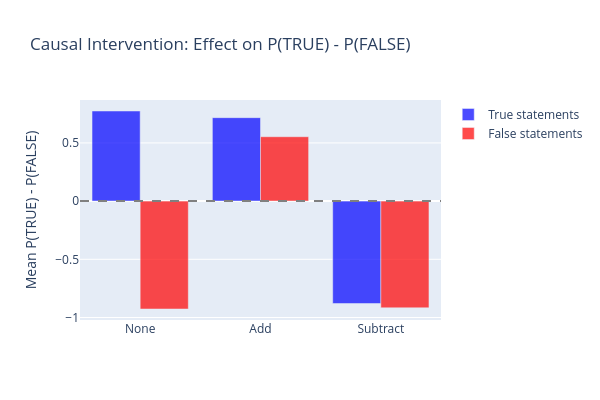

The notebook cell this image was saved under:
### Markdown cell above
### Exercise - implement the batch-aware intervention hook

> ```yaml
> Difficulty: 🔴🔴🔴⚪⚪
> Importance: 🔵🔵🔵🔵🔵
>
> You should spend up to 15-20 minutes on this exercise.
> This is the most important exercise in this section - it establishes causality.
> ```

We've provided the scaffolding for `intervention_experiment` below. Your task is to implement `make_batch_hook` - the function that returns a hook which adds the scaled direction vector to hidden states at the right token positions for each batch element.

The hook needs to work with variable-length sequences, since after padding different sequences in a batch end at different positions. Use `attention_mask.sum(dim=1)` to find the real sequence length `end` for each batch element, and `len_suffix` (the number of tokens in " This statement is:") to find the two target positions: `end - len_suffix - 1` (the final period of the statement) and `end - len_suffix` (the first token of " This statement is:", i.e. the word "This").

Look at the simpler `make_intervention_hook` above for reference on handling tuple vs. plain tensor outputs.

Read through the full function before you start. The scaffolding:
* Constructs queries by prepending the few-shot prompt and appending " This statement is:" to each statement
* Registers hooks on each intervention layer (and removes them in a `finally` block so errors don't leave hooks stuck)
* Extracts P(TRUE) - P(FALSE) from the last-token logits after the forward pass

### Code cell
def intervention_experiment(
    statements: list[str],
    model: AutoModelForCausalLM,
    tokenizer: AutoTokenizer,
    direction: Float[Tensor, " d_model"],
    few_shot_prompt: str,
    true_id: int,
    false_id: int,
    intervene_layers: list[int],
    intervention: str = "none",
    batch_size: int = 32,
) -> Float[Tensor, " n"]:
    """
    Run the intervention experiment.

    Args:
        statements: Statements to evaluate.
        model: Language model.
        tokenizer: Tokenizer.
        direction: The (already scaled) truth direction vector.
        few_shot_prompt: Few-shot prefix.
        true_id: Token ID for " TRUE".
        false_id: Token ID for " FALSE".
        intervene_layers: List of layer indices to intervene at.
        intervention: "none", "add", or "subtract".
        batch_size: Batch size.

    Returns:
        P(TRUE) - P(FALSE) for each statement.
    """
    assert intervention in ["none", "add", "subtract"]

    # Determine how many tokens " This statement is:" adds
    suffix_tokens = tokenizer.encode(" This statement is:")
    len_suffix = len(suffix_tokens)

    p_diffs = []
    for i in range(0, len(statements), batch_size):
        batch = statements[i : i + batch_size]
        queries = [few_shot_prompt + stmt + " This statement is:" for stmt in batch]

        inputs = tokenizer(queries, return_tensors="pt", padding=True, truncation=True, max_length=512).to(model.device)

        # Register hooks for intervention
        hooks = []
        if intervention != "none":
            dir_device = direction.to(model.device)
            scale = 1.0 if intervention == "add" else -1.0

            # Each sequence in the batch can have a different length, so we iterate over batch
            # elements inside the hook, using attention_mask to find real sequence lengths.
            def make_batch_hook(dir_vec, attn_mask, scl):
                def hook_fn(module, input, output):
                    # YOUR CODE HERE - implement the batch-aware hook:
                    # 1. Extract hidden_states from output (handle tuple or plain tensor)
                    # 2. For each batch element b, find end = attn_mask[b].sum()
                    # 3. Patch at positions end - len_suffix and end - len_suffix - 1
                    # 4. Return the modified output (keeping the tuple structure if applicable)
                    if isinstance(module, tuple):
                        hidden_states = output[0]
                    else:
                        hidden_states = output # [batch_size, seq_len, d_model]
                    
                    last_nonpadding_token_pos = torch.sum(attn_mask, dim=1)
                    final_period_pos = last_nonpadding_token_pos - len_suffix - 1
                    this_token_pos = last_nonpadding_token_pos - len_suffix
                    hidden_states[torch.arange(hidden_states.size(0)), final_period_pos, :] += scl * dir_vec
                    hidden_states[torch.arange(hidden_states.size(0)), this_token_pos, :] += scl * dir_vec

                    if isinstance(module, tuple):
                        output = (hidden_states, ) + output[1:]
                    else:
                        output = hidden_states
                        
                return hook_fn

            for layer_idx in intervene_layers:
                hook = model.model.layers[layer_idx].register_forward_hook(
                    make_batch_hook(dir_device, inputs["attention_mask"], scale)
                )
                hooks.append(hook)

        with t.no_grad():
            # Common pattern for hooks, so failed hooks don't get stuck
            try:
                outputs = model(**inputs)
            finally:
                for hook in hooks:
                    hook.remove()

            # Get logits at the last non-padding position, then get probability differences
            last_idx = inputs["attention_mask"].sum(dim=1) - 1
            batch_indices = t.arange(len(batch), device=outputs.logits.device)
            last_logits = outputs.logits[batch_indices, last_idx]
            probs = last_logits.softmax(dim=-1)
            p_diff = probs[:, true_id] - probs[:, false_id]
            p_diffs.append(p_diff.cpu().float())

    return t.cat(p_diffs)


# Train the intervention probe on cities + neg_cities combined. The paper found that
# "training on statements and their opposites improves generalization" - using both
# a statement and its negation gives the probe a cleaner truth direction.
# Load neg_cities for this paired training
neg_cities_df = pd.read_csv(GOT_DATASETS / "neg_cities.csv")
neg_cities_stmts = neg_cities_df["statement"].tolist()
neg_cities_labels = t.tensor(neg_cities_df["label"].values, dtype=t.float32)

neg_cities_acts_dict = extract_activations(neg_cities_stmts, model, tokenizer, [PROBE_LAYER])
neg_cities_acts = neg_cities_acts_dict[PROBE_LAYER]

# Train probe on cities + neg_cities combined
combined_acts = t.cat([activations["cities"], neg_cities_acts])
combined_labels = t.cat([labels_dict["cities"], neg_cities_labels])
combined_probe = MMProbe.from_data(combined_acts, combined_labels)

# Scale the direction
direction = combined_probe.direction
direction_hat = direction / direction.norm()
true_acts = combined_acts[combined_labels == 1]
false_acts = combined_acts[combined_labels == 0]
true_mean = true_acts.mean(0)
false_mean = false_acts.mean(0)
projection_diff = ((true_mean - false_mean) @ direction_hat).item()
scaled_direction = projection_diff * direction_hat

# Intervene at all layers from INTERVENE_LAYER through PROBE_LAYER. This matches
# the paper's "group (b)" hidden states that were found to be causally implicated.
intervene_layer_list = list(range(INTERVENE_LAYER, PROBE_LAYER + 1))

# Run for all 3 conditions × 2 subsets
results_intervention = {}
for intervention_type in ["none", "add", "subtract"]:
    for subset in ["true", "false"]:
        mask = sp_eval_labels == (1 if subset == "true" else 0)
        subset_stmts = [s for s, m in zip(sp_eval_stmts, mask.tolist()) if m]
        p_diffs = intervention_experiment(
            subset_stmts,
            model,
            tokenizer,
            scaled_direction,
            FEW_SHOT_PROMPT,
            TRUE_ID,
            FALSE_ID,
            intervene_layer_list,
            intervention=intervention_type,
        )
        results_intervention[(intervention_type, subset)] = p_diffs.mean().item()

# Print results
intervention_df = pd.DataFrame(
    {
        "Intervention": ["none", "add", "subtract"],
        "True Stmts (mean P_diff)": [
            f"{results_intervention[('none', 'true')]:.4f}",
            f"{results_intervention[('add', 'true')]:.4f}",
            f"{results_intervention[('subtract', 'true')]:.4f}",
        ],
        "False Stmts (mean P_diff)": [
            f"{results_intervention[('none', 'false')]:.4f}",
            f"{results_intervention[('add', 'false')]:.4f}",
            f"{results_intervention[('subtract', 'false')]:.4f}",
        ],
    }
)
print("\nIntervention results (mean P(TRUE) - P(FALSE)):")
display(intervention_df)

# Grouped bar chart
fig = go.Figure()
for subset, color in [("true", "blue"), ("false", "red")]:
    vals = [results_intervention[(interv, subset)] for interv in ["none", "add", "subtract"]]
    fig.add_trace(
        go.Bar(
            name=f"{subset.capitalize()} statements",
            x=["None", "Add", "Subtract"],
            y=vals,
            marker_color=color,
            opacity=0.7,
        )
    )
fig.update_layout(
    title="Causal Intervention: Effect on P(TRUE) - P(FALSE)",
    yaxis_title="Mean P(TRUE) - P(FALSE)",
    barmode="group",
    height=400,
    width=600,
)
fig.add_hline(y=0, line_dash="dash", line_color="gray")
fig.show()

### Figure 1 — Plotly figure (JSON) as saved in the notebook; plotly's stock layout.template omitted (floating-point values rounded to 4 significant figures)
{"data": [{"marker": {"color": "blue"}, "name": "True statements", "opacity": 0.7, "type": "bar", "x": ["None", "Add", "Subtract"], "y": [0.7742, 0.717, -0.8797]}, {"marker": {"color": "red"}, "name": "False statements", "opacity": 0.7, "type": "bar", "x": ["None", "Add", "Subtract"], "y": [-0.9268, 0.5531, -0.9167]}], "layout": {"barmode": "group", "height": 400, "shapes": [{"line": {"color": "gray", "dash": "dash"}, "type": "line", "x0": 0, "x1": 1, "xref": "x domain", "y0": 0, "y1": 0, "yref": "y"}], "title": {"text": "Causal Intervention: Effect on P(TRUE) - P(FALSE)"}, "width": 600, "yaxis": {"title": {"text": "Mean P(TRUE) - P(FALSE)"}}}}
